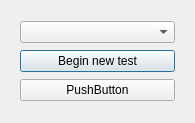
<?xml version="1.0" encoding="UTF-8"?>
<ui version="4.0">
 <class>AutorisationDialog</class>
 <widget class="QDialog" name="AutorisationDialog">
  <property name="geometry">
   <rect>
    <x>0</x>
    <y>0</y>
    <width>195</width>
    <height>123</height>
   </rect>
  </property>
  <property name="maximumSize">
   <size>
    <width>195</width>
    <height>123</height>
   </size>
  </property>
  <property name="windowTitle">
   <string>Dialog</string>
  </property>
  <layout class="QVBoxLayout" name="verticalLayout">
   <item>
    <widget class="QStackedWidget" name="stackedWidget">
     <property name="currentIndex">
      <number>0</number>
     </property>
     <widget class="QWidget" name="page">
      <layout class="QVBoxLayout" name="verticalLayout_2">
       <item>
        <widget class="QComboBox" name="ComboBox_Auth_User"/>
       </item>
       <item>
        <widget class="QPushButton" name="PButton_Auth_Begin">
         <property name="text">
          <string>Begin new test</string>
         </property>
        </widget>
       </item>
       <item>
        <widget class="QPushButton" name="pushButton_2">
         <property name="text">
          <string>PushButton</string>
         </property>
        </widget>
       </item>
      </layout>
     </widget>
     <widget class="QWidget" name="page_2">
      <layout class="QVBoxLayout" name="verticalLayout_3">
       <item>
        <widget class="QLineEdit" name="LEdit_Login_Login">
         <property name="placeholderText">
          <string>Login</string>
         </property>
        </widget>
       </item>
       <item>
        <widget class="QLineEdit" name="LEdit_Login_Password">
         <property name="placeholderText">
          <string>Password</string>
         </property>
        </widget>
       </item>
       <item>
        <widget class="QPushButton" name="pushButton">
         <property name="text">
          <string>PushButton</string>
         </property>
        </widget>
       </item>
      </layout>
     </widget>
    </widget>
   </item>
  </layout>
 </widget>
 <resources/>
 <connections/>
</ui>
